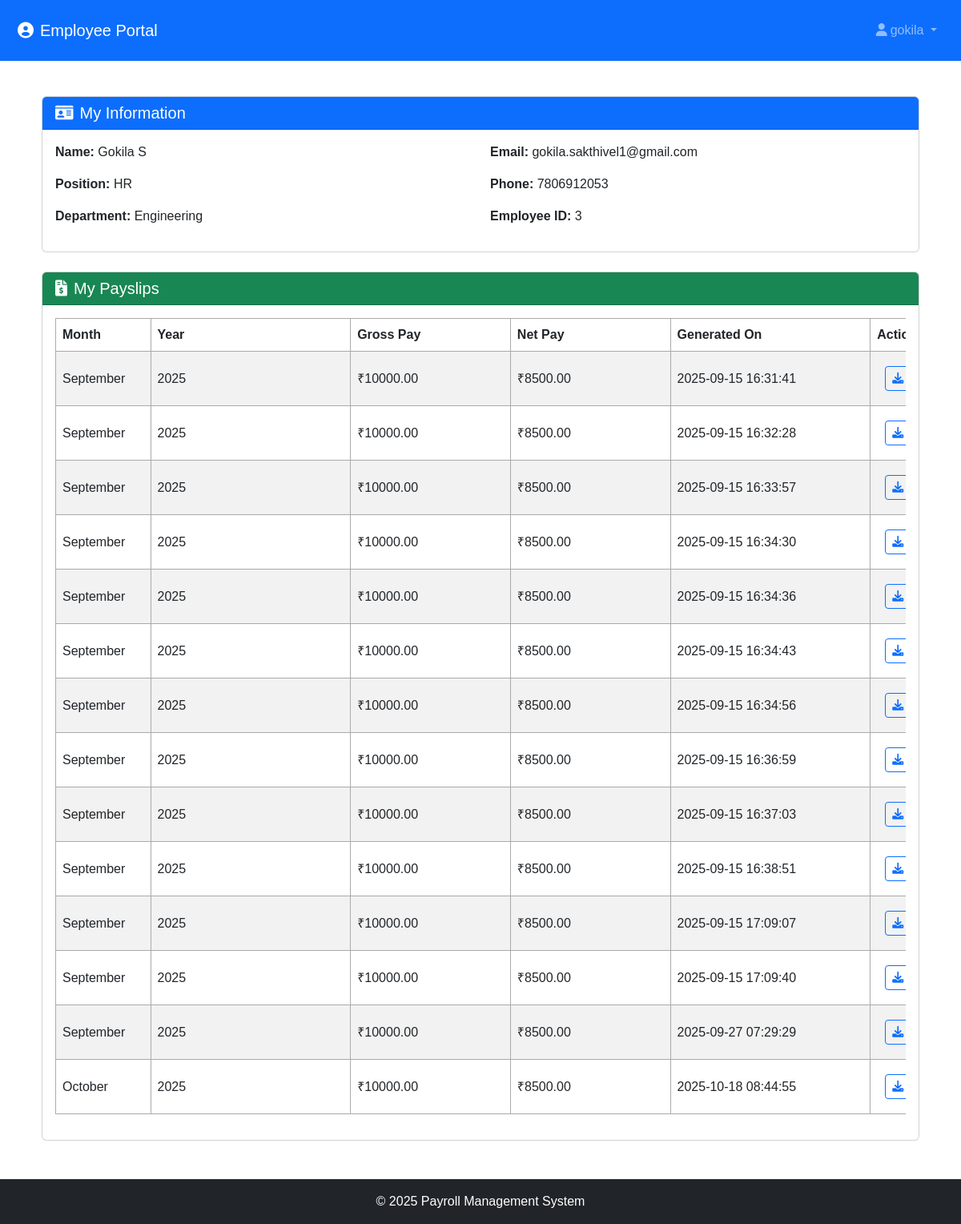
Screenshot of /employee_dashboard (signed in) with the database file from the repository.
### tables this page shows
CREATE TABLE users (
                id INTEGER PRIMARY KEY AUTOINCREMENT,
                username TEXT UNIQUE NOT NULL,
                email TEXT UNIQUE NOT NULL,
                password_hash TEXT NOT NULL,
                role TEXT NOT NULL DEFAULT 'employee',
                employee_id INTEGER,
                created_at TIMESTAMP DEFAULT CURRENT_TIMESTAMP,
                FOREIGN KEY (employee_id) REFERENCES employees (id)
            );

CREATE TABLE employees (
                id INTEGER PRIMARY KEY AUTOINCREMENT,
                name TEXT NOT NULL,
                position TEXT NOT NULL,
                department TEXT,
                salary REAL NOT NULL,
                tax_rate REAL DEFAULT 0.15,
                allowances REAL DEFAULT 0
            , email TEXT, phone TEXT);

CREATE TABLE payslips (
                id INTEGER PRIMARY KEY AUTOINCREMENT,
                employee_id INTEGER NOT NULL,
                month TEXT NOT NULL,
                year INTEGER NOT NULL,
                gross_pay REAL NOT NULL,
                tax_amount REAL NOT NULL,
                allowances REAL NOT NULL,
                net_pay REAL NOT NULL,
                generated_by INTEGER NOT NULL,
                created_at TIMESTAMP DEFAULT CURRENT_TIMESTAMP,
                pdf_path TEXT,
                FOREIGN KEY (employee_id) REFERENCES employees (id),
                FOREIGN KEY (generated_by) REFERENCES users (id)
            );

### app.py (the view)
@app.route('/employee_dashboard')
@employee_required
def employee_dashboard():
    if current_user.role == 'admin':
        return redirect(url_for('index'))
    conn = sqlite3.connect('payroll_system/database.db')
    c = conn.cursor()
    c.execute("SELECT * FROM employees WHERE id = ?", (current_user.employee_id,))
    employee = c.fetchone()
    c.execute("""SELECT id, month, year, gross_pay, net_pay, created_at, pdf_path
                 FROM payslips WHERE employee_id = ? ORDER BY year DESC, month DESC""",
                 (current_user.employee_id,))
    payslips = c.fetchall()
    conn.close()
    return render_template('employee_dashboard.html', employee=employee, payslips=payslips)

### app.py (called while the page is built)
@login_manager.user_loader
def load_user(user_id):
    conn = sqlite3.connect('payroll_system/database.db')
    c = conn.cursor()
    c.execute("SELECT * FROM users WHERE id = ?", (user_id,))
    user_data = c.fetchone()
    conn.close()
    if user_data:
        return User(user_data[0], user_data[1], user_data[2], user_data[4], user_data[5])
    return None

def employee_required(f):
    @wraps(f)
    def decorated_function(*args, **kwargs):
        if not current_user.is_authenticated:
            flash('Please log in to access this page.', 'danger')
            return redirect(url_for('login'))
        return f(*args, **kwargs)
    return decorated_function

@app.context_processor
def inject_email_config():
    email_configured = (EMAIL_CONFIG.get('enabled', False) and
                        EMAIL_CONFIG.get('email') and
                        EMAIL_CONFIG.get('password'))
    return {'email_configured': email_configured}

### templates/employee_dashboard.html (shortened to what this page needs)
<!DOCTYPE html>
<html lang="en">
<head>
    <link href="https://cdn.jsdelivr.net/npm/bootstrap@5.3.0-alpha1/dist/css/bootstrap.min.css" rel="stylesheet">
    <link href="https://cdnjs.cloudflare.com/ajax/libs/font-awesome/6.0.0/css/all.min.css" rel="stylesheet">
    <link rel="stylesheet" href="{{ url_for('static', filename='style.css') }}">
</head>
<body>
    <nav class="navbar navbar-expand-lg navbar-dark bg-primary mb-4">
        <div class="container-fluid">
            <a class="navbar-brand" href="{{ url_for('employee_dashboard') }}">
                <i class="fas fa-user-circle me-2"></i>Employee Portal
            </a>
            <div class="collapse navbar-collapse" id="navbarNav">
                <ul class="navbar-nav ms-auto">
                    <li class="nav-item dropdown">
                        <a class="nav-link dropdown-toggle" href="#" role="button" data-bs-toggle="dropdown" aria-expanded="false">
                            <i class="fas fa-user me-1"></i>{{ current_user.username }}
                        </a>
                    </li>
                </ul>
            </div>
        </div>
    </nav>
    <div class="container">
        <div class="row mb-4">
            <div class="col-md-12">
                <div class="card">
                    <div class="card-header bg-primary text-white">
                        <h5 class="mb-0"><i class="fas fa-id-card me-2"></i>My Information</h5>
                    </div>
                    <div class="card-body">
                        {% if employee %}
                        <div class="row">
                            <div class="col-md-6">
                                <p><strong>Name:</strong> {{ employee[1] }}</p>
                                <p><strong>Position:</strong> {{ employee[2] }}</p>
                                <p><strong>Department:</strong> {{ employee[3] }}</p>
                            </div>
                            <div class="col-md-6">
                                <p><strong>Email:</strong> {{ employee[7] or 'Not provided' }}</p>
                                <p><strong>Phone:</strong> {{ employee[8] or 'Not provided' }}</p>
                                <p><strong>Employee ID:</strong> {{ employee[0] }}</p>
                            </div>
                        </div>
                        {% else %}
                        <p class="text-muted">No employee record found. Please contact HR.</p>
                        {% endif %}
                    </div>
                </div>
            </div>
        </div>
        <div class="row">
            <div class="col-md-12">
                <div class="card">
                    <div class="card-header bg-success text-white">
                        <h5 class="mb-0"><i class="fas fa-file-invoice-dollar me-2"></i>My Payslips</h5>
                    </div>
                    <div class="card-body">
                        {% if payslips %}
                        <div class="table-responsive">
                            <table class="table table-striped">
                                <thead>
                                    <tr>
                                        <th>Month</th>
                                        <th>Year</th>
                                        <th>Gross Pay</th>
                                        <th>Net Pay</th>
                                        <th>Generated On</th>
                                        <th>Action</th>
                                    </tr>
                                </thead>
                                <tbody>
                                    {% for payslip in payslips %}
                                    <tr>
                                        <td>{{ payslip[1] }}</td>
                                        <td>{{ payslip[2] }}</td>
                                        <td>₹{{ "%.2f"|format(payslip[3]) }}</td>
                                        <td>₹{{ "%.2f"|format(payslip[4]) }}</td>
                                        <td>{{ payslip[5] }}</td>
                                        <td>
                                            <a href="{{ url_for('download_payslip', payslip_id=payslip[0]) }}"
                                               class="btn btn-sm btn-outline-primary">
                                                <i class="fas fa-download me-1"></i>Download
                                            </a>
                                        </td>
                                    </tr>
                                    {% endfor %}
                                </tbody>
                            </table>
                        </div>
                        {% else %}
                        <div class="text-center py-4">
                            <i class="fas fa-file-invoice fa-3x text-muted mb-3"></i>
                            <p class="text-muted">No payslips available yet.</p>
                        </div>
                        {% endif %}
                    </div>
                </div>
            </div>
        </div>
    </div>
    <footer class="bg-dark text-white text-center py-3 mt-5">
        <div class="container">
            <p class="mb-0">© 2025 Payroll Management System</p>
        </div>
    </footer>
</body>
</html>

### static/style.css (style rules this page uses)
html, body { height: 100%; margin: 0; padding: 0; }
body { font-family: Arial; margin: 0; padding: 120px 40px 0 40px; min-height: 100vh; display: flex; flex-direction: column; }
table { width: 60%; border-collapse: collapse; }
table, th, td { border: 1px solid #aaa; }
th, td { padding: 8px; text-align: left; }
a { margin: 10px; display: inline-block; }
.navbar { position: fixed !important; top: 0; left: 0; right: 0; width: 100% !important; margin: 0 !important; z-index: 1030; }
.navbar .nav-item.dropdown { position: relative !important; }
.table-responsive table { min-width: 1200px; }
.table th, .table td { white-space: nowrap; vertical-align: middle; }
.table th:nth-child(1), .table td:nth-child(1) { width: 5%; }
.table th:nth-child(2), .table td:nth-child(2) { width: 15%; }
.table th:nth-child(3), .table td:nth-child(3) { width: 12%; }
.table th:nth-child(4), .table td:nth-child(4) { width: 12%; }
.table th:nth-child(5), .table td:nth-child(5) { width: 15%; }
.table th:nth-child(6), .table td:nth-child(6) { width: 10%; }
footer { width: 100vw !important; margin: 0 !important; margin-left: -40px !important; padding-left: 40px !important; padding-right: 40px !important; box-sizing: border-box !important; margin-top: auto !important; }
.container, .container-fluid { flex: 1; }

### rows the page displays
users: username "gokila"
employees: name "Gokila S", position "HR", department "Engineering", email "gokila.sakthivel1@gmail.com", phone "7806912053", id "3"
payslips: month "September", year "2025", gross_pay "10000.00", net_pay "8500.00", created_at "2025-09-15 16:31:41"
payslips: month "September", year "2025", gross_pay "10000.00", net_pay "8500.00", created_at "2025-09-15 16:32:28"
payslips: month "September", year "2025", gross_pay "10000.00", net_pay "8500.00", created_at "2025-09-15 16:33:57"
payslips: month "September", year "2025", gross_pay "10000.00", net_pay "8500.00", created_at "2025-09-15 16:34:30"
payslips: month "September", year "2025", gross_pay "10000.00", net_pay "8500.00", created_at "2025-09-15 16:34:36"
payslips: month "September", year "2025", gross_pay "10000.00", net_pay "8500.00", created_at "2025-09-15 16:34:43"
payslips: month "September", year "2025", gross_pay "10000.00", net_pay "8500.00", created_at "2025-09-15 16:34:56"
payslips: month "September", year "2025", gross_pay "10000.00", net_pay "8500.00", created_at "2025-09-15 16:36:59"
payslips: month "September", year "2025", gross_pay "10000.00", net_pay "8500.00", created_at "2025-09-15 16:37:03"
payslips: month "September", year "2025", gross_pay "10000.00", net_pay "8500.00", created_at "2025-09-15 16:38:51"
payslips: month "September", year "2025", gross_pay "10000.00", net_pay "8500.00", created_at "2025-09-15 17:09:07"
payslips: month "September", year "2025", gross_pay "10000.00", net_pay "8500.00", created_at "2025-09-15 17:09:40"
payslips: month "September", year "2025", gross_pay "10000.00", net_pay "8500.00", created_at "2025-09-27 07:29:29"
payslips: month "October", year "2025", gross_pay "10000.00", net_pay "8500.00", created_at "2025-10-18 08:44:55"
